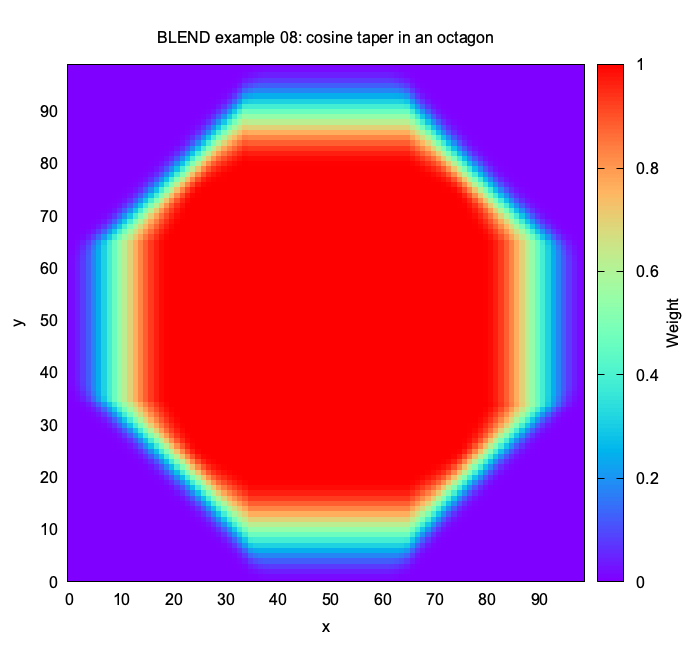

This chart was generated by the following gnuplot code:
set terminal pngcairo size 700,650 enhanced font "Arial,12"
set output "ex08.png"

set title "BLEND example 08: cosine taper in an octagon"
set xlabel "x"
set ylabel "y"
set size ratio -1
set xrange [0:99]
set yrange [0:99]
set cbrange [0:1]
set cblabel "Weight"
set palette rgb 33,13,10

plot "ex08.txt" using 1:2:3 with image title ""
